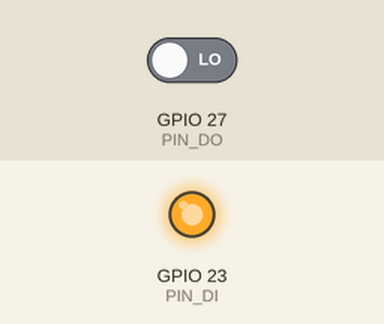
Simulated run of this program. Board: Raspberry Pi (BCM pin numbers). Parts: output pins drawn as LEDs (lit = HIGH). Inputs (shaded band) come from the test bench; at power-on: GPIO 27 (PIN_DO) LOW. Pins used as bus, display or sensor lines are not drawn; what the program prints to the terminal is not drawn.

Above: at 0.1 s.
Timing chart, 0 to 1.6 s (numbered marks = the images above):
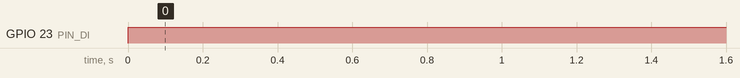

The program:

main.py
```python
import time
import os
import RPi.GPIO as GPIO

GPIO.setmode(GPIO.BCM)

PIN_CLK = 17
PIN_DO  = 27
PIN_DI  = 23
PIN_CS  = 24

# Setup Pins
GPIO.setup(PIN_DI, GPIO.OUT)
GPIO.setup(PIN_CS, GPIO.OUT)
GPIO.setup(PIN_CLK, GPIO.OUT)
GPIO.setup(PIN_DO, GPIO.IN)

def getADC(channel):

    # Clear OLD DATA
    GPIO.output(PIN_CS, True)
    GPIO.output(PIN_CS, False)

    # Clock
    GPIO.output(PIN_CLK, False)

    for i in [1,1,channel]:
        if(i == 1):
            GPIO.output(PIN_DI, True)
        else:
            GPIO.output(PIN_DI, False)

        GPIO.output(PIN_CLK, True)
        GPIO.output(PIN_CLK, False)

    ad = 0

    for i in range(8):
        GPIO.output(PIN_CLK, True)
        GPIO.output(PIN_CLK, False)
        ad <<= 1
        if (GPIO.input(PIN_DO)):
            ad |= 0x1

    GPIO.output(PIN_CS, True)

    return ad

if __name__ == "__main__":
    while True:
        print("ADC[0]: {}\t ADC[1]: {}".format(getADC(0), getADC(1)))
        time.sleep(1)
```

Measured:
- by itself, GPIO 23 (PIN_DI): LOW → HIGH at 0.00 s
